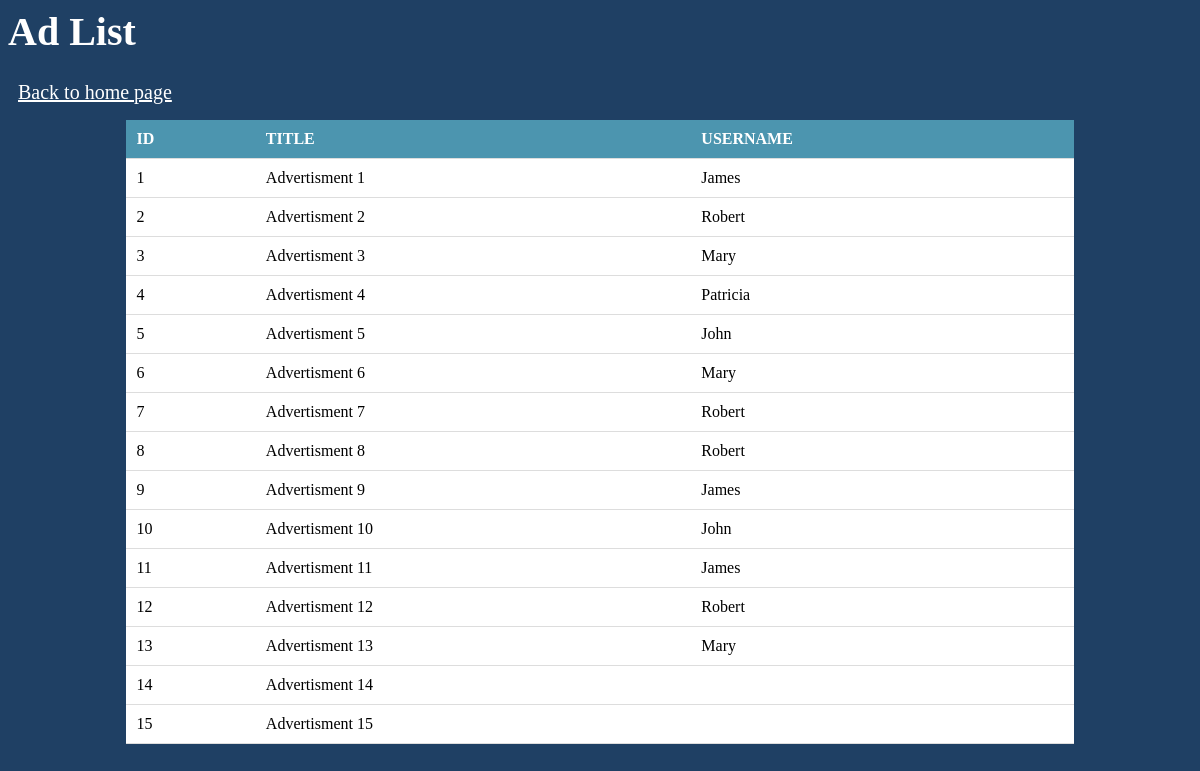
Screenshot of /project/view/ad.php with the database file from the repository.
### tables this page shows
CREATE TABLE `advertisements` (
  `id` int(11) NOT NULL,
  `title` varchar(255) DEFAULT NULL,
  `user_id` int(11) DEFAULT NULL
);

CREATE TABLE `users` (
  `id` int(11) NOT NULL,
  `name` varchar(255) DEFAULT NULL
);

### project/service/adService.php (called while the page is built, shortened)
<?php
require "../model/adModel.php";
function getAllAds(){
    $ads = array();
    $conn = createConnection();
    $sql = "SELECT a.id, a.title, a.user_id, u.name FROM advertisements a left join users u on a.user_id = u.id order by a.id";
    $result = $conn->query($sql);
    while ($row = $result->fetch_assoc()) {
        $ad = new AdModel($row["id"],$row["title"],$row["user_id"]);
        $ad->setUserName($row["name"]);
        array_push($ads,$ad);
    }
    return $ads;
}
?>

### project/model/adModel.php (called while the page is built, shortened)
<?php
class AdModel {
    private $id;
    private $title;
    private $userName;
    public function __construct($id, $title,$userId) {
      $this->id = $id;
      $this->title = $title;
    }
    public function getId()
    {
      return $this->id;
    }
    public function getTitle()
    {
      return $this->title;
    }
    public function setUserName($userName)
    {
      $this->userName = $userName;
    }
    public function getUserName()
    {
      return $this->userName;
    }
  }
?>

### project/view/ad.php (the view, shortened to what this page needs)
<!DOCTYPE html>
<html>
<head>
    <link rel="stylesheet" href="style.css">
</head>
<body>
	<h1>Ad List</h1>
  <p><a href="home.php">Back to home page</a></p>
	<table>
    <thead>
      <tr>
        <th>ID</th>
        <th>TITLE</th>
        <th>USERNAME</th>
      </tr>
    </thead>
    <tbody>
    <?php
      require "../service/adService.php";
      foreach (getAllAds() as $ad) {
        echo "<tr><td>".$ad->getId()."</td><td>".$ad->getTitle()."</td><td>".$ad->getUserName()."</td></tr>";
    }
			?>
    </tbody>
	</table>
</body>
</html>

### project/view/style.css (style rules this page uses)
table { border-collapse: collapse; width: 80%; margin: auto; }
th, td { padding: 10px; text-align: left; border-bottom: 1px solid #ddd; }
tr { background-color: white; }
th { background-color: #4c95af; color: white; }
a { font-size: 20px; color: white; }
p { padding-top: 10px; padding-left: 10px; }
h1 { font-size: 40px; color: white; margin: auto; }
body { background: rgb(31, 64, 100); height: 700px; }

### rows the page displays
advertisements: id "1", title "Advertisment 1", user.name "James"
advertisements: id "2", title "Advertisment 2", user.name "Robert"
advertisements: id "3", title "Advertisment 3", user.name "Mary"
advertisements: id "4", title "Advertisment 4", user.name "Patricia"
advertisements: id "5", title "Advertisment 5", user.name "John"
advertisements: id "6", title "Advertisment 6", user.name "Mary"
advertisements: id "7", title "Advertisment 7", user.name "Robert"
advertisements: id "8", title "Advertisment 8", user.name "Robert"
advertisements: id "9", title "Advertisment 9", user.name "James"
advertisements: id "10", title "Advertisment 10", user.name "John"
advertisements: id "11", title "Advertisment 11", user.name "James"
advertisements: id "12", title "Advertisment 12", user.name "Robert"
advertisements: id "13", title "Advertisment 13", user.name "Mary"
advertisements: id "14", title "Advertisment 14"
advertisements: id "15", title "Advertisment 15"
